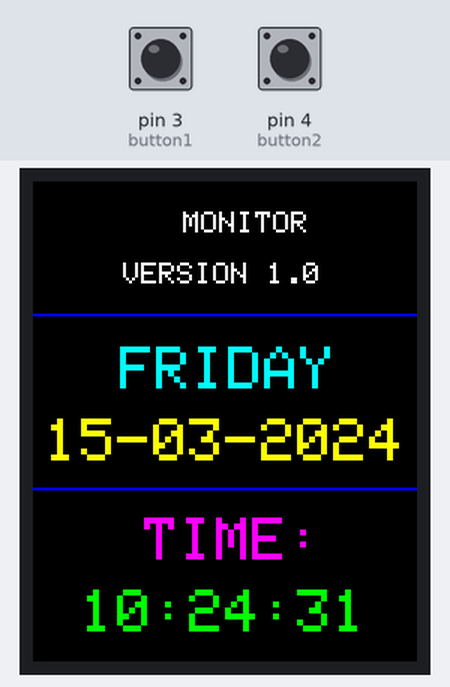
Bench run of a sketch on a simulated Arduino Uno, built with avr-gcc and run on an emulated ATmega328P. Shown: 128×160 colour display. The test bench sets the inputs (shaded band); at power-on: pin 3 (button1) HIGH, pin 4 (button2) HIGH. The local clock reads 2024-03-15 10:24:30 at power-on unless the sketch sets it.

Above: at 1.3 s.
1.4 s: pin 3 (button1) pulled LOW for 0.15 s
At 1.7 s:
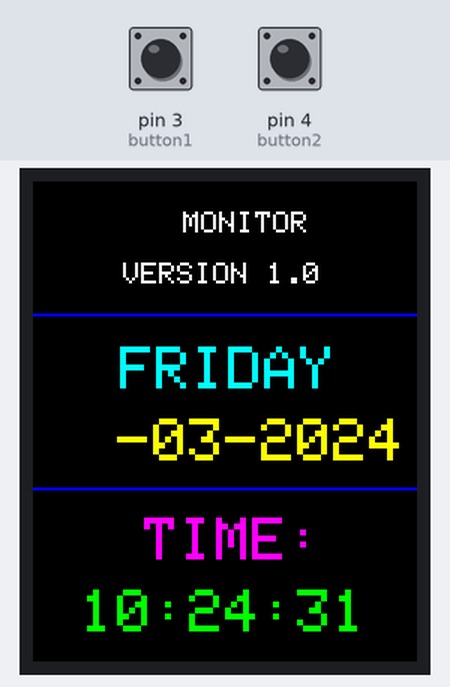
3.1 s: pin 4 (button2) pulled LOW for 0.15 s
At 4.6 s:
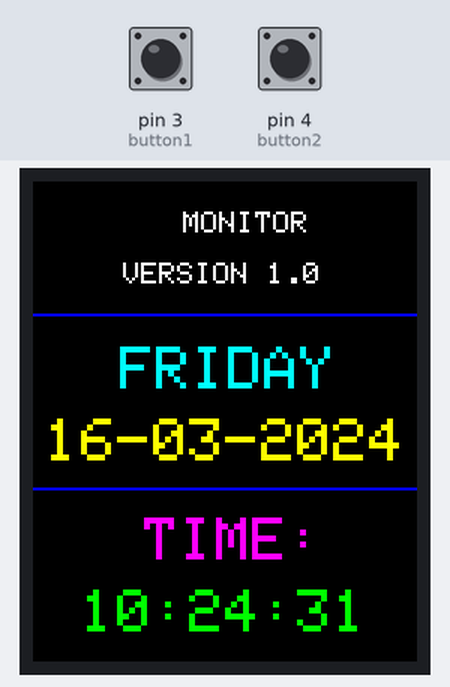
4.7 s: pin 3 (button1) pulled LOW for 1 s
At 5.8 s:
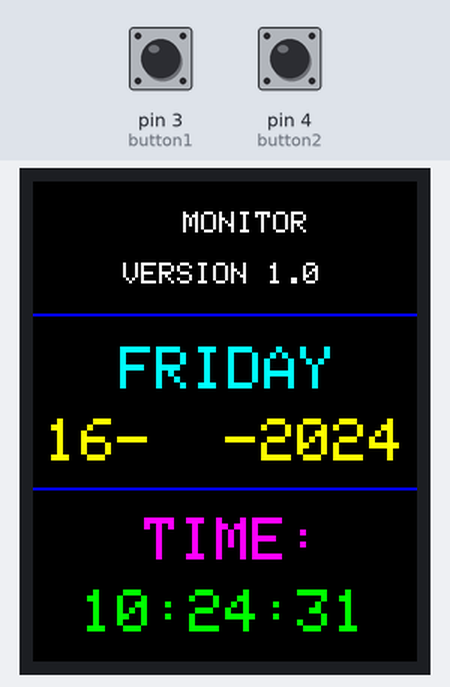
7.2 s: pin 4 (button2) pulled LOW for 1 s
At 9.5 s:
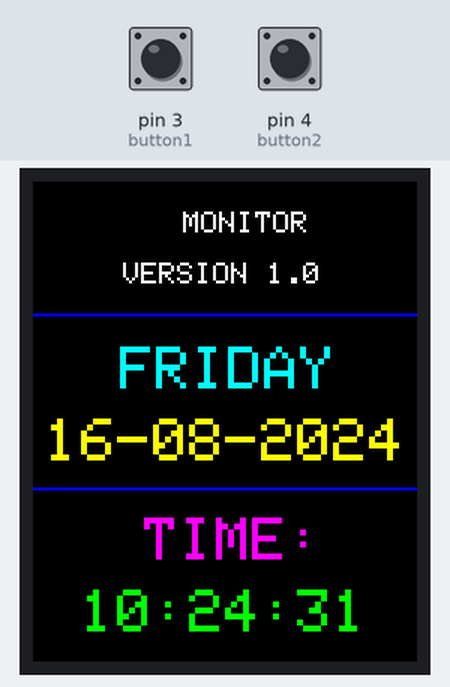
9.7 s: pin 3 (button1) pulsed LOW 5 times (0.12 s each, 0.3 s apart)
At 10.8 s:
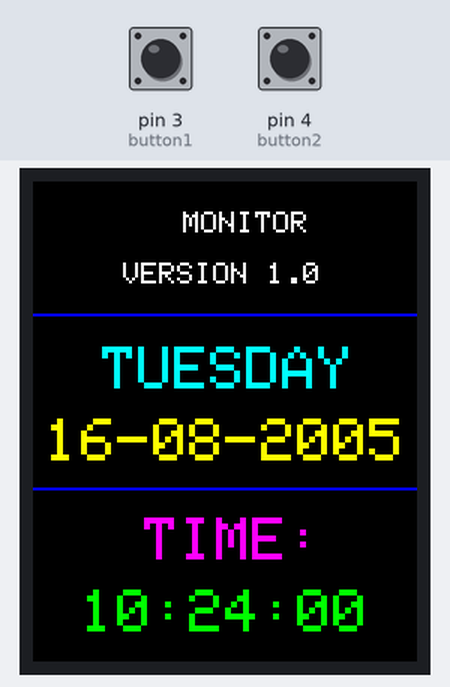
13.1 s: pin 3 (button1) pulsed LOW 5 times (0.12 s each, 0.3 s apart)
At 17.4 s:
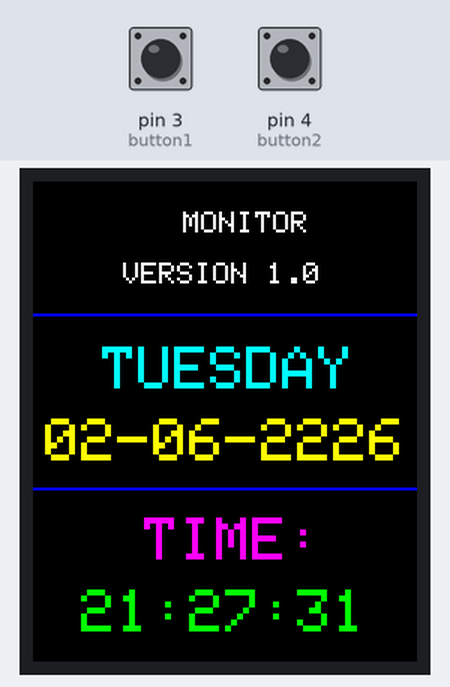
Timing chart, 0 to 18.6 s (numbered marks = the images above; inputs shaded):
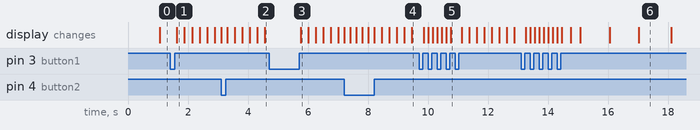

Measured:
- after the input at 1.4 s, the display: changes after 0.23 s (image 1)
- after the input at 3.1 s, the display: changes at once (image 2)
- after the input at 4.7 s, the display: changes after 1.1 s (image 3)
- after the input at 7.2 s, the display: first changes at once (image 4 shows a later state)
- after the input at 9.7 s, the display: first changes after 0.15 s (image 5 shows a later state)
- after the input at 13.1 s, the display: first changes after 0.15 s (image 6 shows a later state)

The sketch:

_11.12.19.ino
```cpp
#include <SPI.h>
#include <Adafruit_GFX.h>      // include Adafruit graphics library
#include <Adafruit_ST7735.h>   // include Adafruit ST7735 TFT library
#include "RTClib.h"            // include Adafruit RTC library
#include <Wire.h>

#define TFT_RST   5      // TFT RST pin is connected to arduino pin 8,
#define TFT_CS    6      // TFT CS  pin is connected to arduino pin 9,
#define TFT_DC    7     // TFT DC  pin is connected to arduino pin 10,
// initialize ST7735 TFT library
Adafruit_ST7735 tft = Adafruit_ST7735(TFT_CS, TFT_DC, TFT_RST);

// initialize RTC library
RTC_DS1307 rtc;
DateTime   now;

// buttons definition
#define button1    3     // button B1 is connected to Arduino pin 7
#define button2    4     // button B2 is connected to Arduino pin 6

void setup(void)
{
  pinMode(button1, INPUT_PULLUP);
  pinMode(button2, INPUT_PULLUP);

  rtc.begin();   // initialize RTC chip

  tft.initR(INITR_BLACKTAB);     // initialize a ST7735S chip, black tab
  tft.fillScreen(ST7735_BLACK);  // fill screen with black color
  tft.drawFastHLine(0, 44,  tft.width(), ST7735_BLUE);    // draw horizontal blue line at position (0, 44)
  tft.drawFastHLine(0, 102, tft.width(), ST7735_BLUE);    // draw horizontal blue line at position (0, 102)

  tft.setTextColor(ST7735_WHITE, ST7735_BLACK);     // set text color to white and black background
  tft.setTextSize(1);                 // text size = 1
  tft.setCursor(50, 10);               // move cursor to position (50, 10) pixel
  tft.print("MONITOR");
  tft.setCursor(30, 27);              // move cursor to position (30, 27) pixel
  tft.print("VERSION 1.0");
  tft.setTextSize(2);                 // text size = 2
  tft.setTextColor(ST7735_MAGENTA, ST7735_BLACK);     // set text color to magneta and black background
  tft.setCursor(37, 112);             // move cursor to position (37, 112) pixel
  tft.print("TIME:");
}

// a small function for button1 (B1) debounce
bool debounce ()
{
  byte count = 0;
  for(byte i = 0; i < 5; i++)
  {
    if ( !digitalRead(button1) )
      count++;
    delay(10);
  }

  if(count > 2)  return 1;
  else           return 0;
}

void RTC_display()
{
  char _buffer[11];
  char dow_matrix[7][10] = {"SUNDAY", "MONDAY", "TUESDAY", "WEDNESDAY", "THURSDAY", "FRIDAY", "SATURDAY"};
  byte x_pos[7] = {29, 29, 23, 11, 17, 29, 17};
  static byte previous_dow = 8;

  // print day of the week
  if( previous_dow != now.dayOfTheWeek() )
  {
    previous_dow = now.dayOfTheWeek();
    tft.fillRect(11, 55, 108, 14, ST7735_BLACK);     // draw rectangle (erase day from the display)
    tft.setCursor(x_pos[previous_dow], 55);
    tft.setTextColor(ST7735_CYAN, ST7735_BLACK);     // set text color to cyan and black background
    tft.print( dow_matrix[now.dayOfTheWeek()] );
  }

  // print date
  sprintf( _buffer, "%02u-%02u-%04u", now.day(), now.month(), now.year() );
  tft.setCursor(4, 79);
  tft.setTextColor(ST7735_YELLOW, ST7735_BLACK);     // set text color to yellow and black background
  tft.print(_buffer);
  // print time
  sprintf( _buffer, "%02u:%02u:%02u", now.hour(), now.minute(), now.second() );
  tft.setCursor(16, 136);
  tft.setTextColor(ST7735_GREEN, ST7735_BLACK);     // set text color to green and black background
  tft.print(_buffer);
}

byte edit(byte parameter)
{
  static byte i = 0, y_pos,
              x_pos[5] = {4, 40, 100, 16, 52};
  char text[3];
  sprintf(text,"%02u", parameter);

  if(i < 3) {
    tft.setTextColor(ST7735_YELLOW, ST7735_BLACK);     // set text color to green and black background
    y_pos = 79;
  }
  else {
    tft.setTextColor(ST7735_GREEN, ST7735_BLACK);     // set text color to yellow and black background
    y_pos = 136;
  }

  while( debounce() );   // call debounce function (wait for B1 to be released)

  while(true) {
    while( !digitalRead(button2) ) {  // while B2 is pressed
      parameter++;
      if(i == 0 && parameter > 31)    // if day > 31 ==> day = 1
        parameter = 1;
      if(i == 1 && parameter > 12)    // If month > 12 ==> month = 1
        parameter = 1;
      if(i == 2 && parameter > 99)    // If year > 99 ==> year = 0
        parameter = 0;
      if(i == 3 && parameter > 23)    // if hours > 23 ==> hours = 0
        parameter = 0;
      if(i == 4 && parameter > 59)    // if minutes > 59 ==> minutes = 0
        parameter = 0;

      sprintf(text,"%02u", parameter);
      tft.setCursor(x_pos[i], y_pos);
      tft.print(text);
      delay(200);       // wait 200ms
    }

    tft.fillRect(x_pos[i], y_pos, 22, 14, ST7735_BLACK);
    unsigned long previous_m = millis();
    while( (millis() - previous_m < 250) && digitalRead(button1) && digitalRead(button2)) ;
    tft.setCursor(x_pos[i], y_pos);
    tft.print(text);
    previous_m = millis();
    while( (millis() - previous_m < 250) && digitalRead(button1) && digitalRead(button2)) ;

    if(!digitalRead(button1))
    {                     // if button B1 is pressed
      i = (i + 1) % 5;    // increment 'i' for the next parameter
      return parameter;   // return parameter value and exit
    }
  }
}

void loop()
{
  if( !digitalRead(button1) )  // if B1 is pressed
  if( debounce() )             // call debounce function (make sure B1 is pressed)
  {
    while( debounce() );  // call debounce function (wait for B1 to be released)

    byte day    = edit( now.day() );          // edit date
    byte month  = edit( now.month() );        // edit month
    byte year   = edit( now.year() - 2019 );  // edit year
    byte hour   = edit( now.hour() );         // edit hours
    byte minute = edit( now.minute() );       // edit minutes

    // write time & date data to the RTC chip
    rtc.adjust(DateTime(2000 + year, month, day, hour, minute, 0));

    while(debounce());  // call debounce function (wait for button B1 to be released)
  }

  now = rtc.now();  // read current time and date from the RTC chip

  RTC_display();   // diaplay time & calendar
  delay(100);      // wait 100ms

}

// end of code.
```
